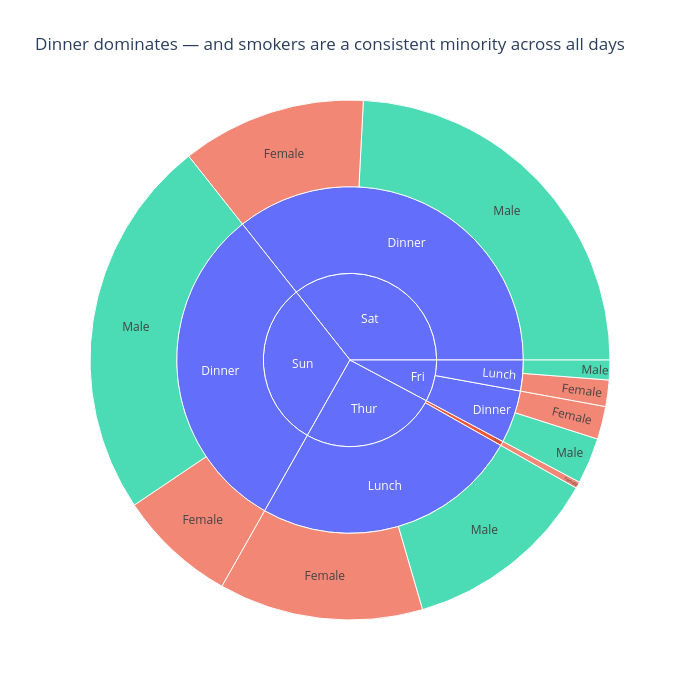

Write notebook code for a chart like this one.
### Code cell
# exploratory

fig = px.sunburst(
    data_frame=df_sun,
    path=['day', 'time', 'sex'],    # hierarchy: day → meal time → sex
    values='count',                     # size of each segment = number of bills
    color='sex',                     # colour encodes sex
    labels={'count': 'Number of bills', 'sex': 'Sex'},
    title='Dinner dominates — and smokers are a consistent minority across all days',
    width=700, height=700
)

fig.show()

### Figure 1 — Plotly figure (JSON) as saved in the notebook; plotly's stock layout.template omitted (floating-point values rounded to 4 significant figures)
{"data": [{"branchvalues": "total", "customdata": [["(?)"], ["(?)"], ["(?)"], ["(?)"], ["(?)"], ["(?)"], ["(?)"], ["(?)"], ["(?)"], ["Female"], ["Female"], ["Female"], ["Female"], ["Female"], ["Female"], ["Female"], ["Male"], ["Male"], ["Male"], ["Male"], ["Male"]], "domain": {"x": [0, 1], "y": [0, 1]}, "hovertemplate": "labels=%{label}<br>Number of bills=%{value}<br>parent=%{parent}<br>id=%{id}<br>Sex=%{customdata[0]}<extra></extra>", "ids": ["Thur", "Sat", "Fri", "Thur/Lunch", "Sun/Dinner", "Sat/Dinner", "Fri/Lunch", "Fri/Dinner", "Sun", "Thur/Dinner", "Fri/Dinner/Female", "Thur/Dinner/Female", "Sun/Dinner/Female", "Sat/Dinner/Female", "Fri/Lunch/Female", "Thur/Lunch/Female", "Sun/Dinner/Male", "Sat/Dinner/Male", "Fri/Lunch/Male", "Fri/Dinner/Male", "Thur/Lunch/Male"], "labels": ["Thur", "Sat", "Fri", "Lunch", "Dinner", "Dinner", "Lunch", "Dinner", "Sun", "Dinner", "Female", "Female", "Female", "Female", "Female", "Female", "Male", "Male", "Male", "Male", "Male"], "marker": {"colors": ["#636efa", "#636efa", "#636efa", "#636efa", "#636efa", "#636efa", "#636efa", "#636efa", "#636efa", "#EF553B", "#EF553B", "#EF553B", "#EF553B", "#EF553B", "#EF553B", "#EF553B", "#00cc96", "#00cc96", "#00cc96", "#00cc96", "#00cc96"]}, "name": "", "parents": ["", "", "", "Thur", "Sun", "Sat", "Fri", "Fri", "", "Thur", "Fri/Dinner", "Thur/Dinner", "Sun/Dinner", "Sat/Dinner", "Fri/Lunch", "Thur/Lunch", "Sun/Dinner", "Sat/Dinner", "Fri/Lunch", "Fri/Dinner", "Thur/Lunch"], "type": "sunburst", "values": [62.0, 87.0, 19.0, 61.0, 76.0, 87.0, 7.0, 12.0, 76.0, 1.0, 5.0, 1.0, 18.0, 28.0, 4.0, 31.0, 58.0, 59.0, 3.0, 7.0, 30.0]}], "layout": {"height": 700, "legend": {"tracegroupgap": 0}, "title": {"text": "Dinner dominates — and smokers are a consistent minority across all days"}, "width": 700}}
